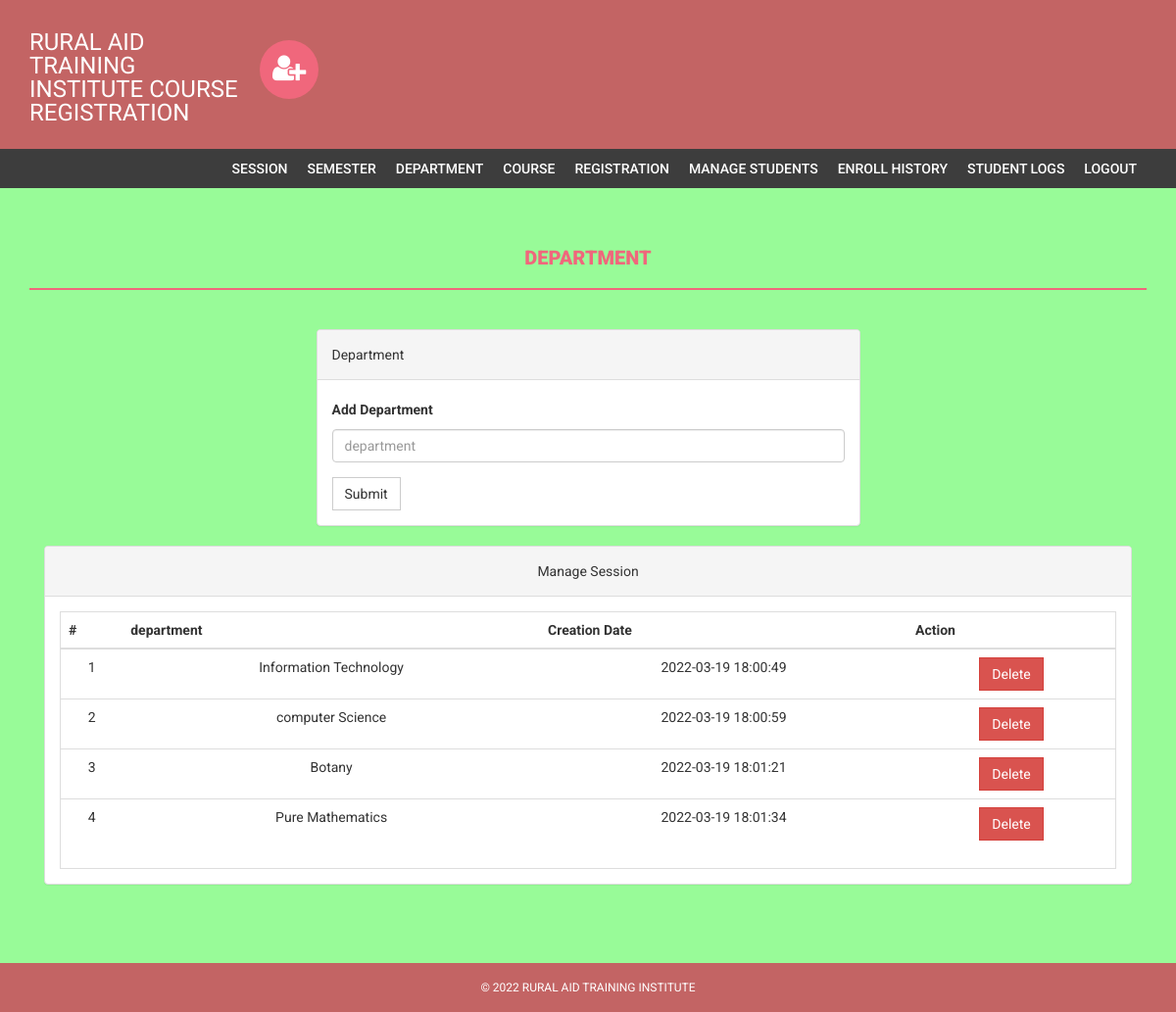
The page /admin/department.php (signed in) on the database its author committed.
### tables this page shows
CREATE TABLE `department` (
  `id` int(11) NOT NULL,
  `department` varchar(255) NOT NULL,
  `creationDate` timestamp NOT NULL DEFAULT CURRENT_TIMESTAMP
);

### admin/department.php (the view, shortened to what this page needs)
<?php
if(strlen($_SESSION['alogin'])==0)
    {
header('location:index.php');
}
else{
?>
<!DOCTYPE html>
<html xmlns="http://www.w3.org/1999/xhtml">
<head>
    <link href="assets/css/bootstrap.css" rel="stylesheet" />
    <link href="assets/css/font-awesome.css" rel="stylesheet" />
    <link href="assets/css/style.css" rel="stylesheet" />
</head>
<body style="background-color:palegreen;">
<?php include('includes/header.php');?>
<?php if($_SESSION['alogin']!="")
{
 include('includes/menubar.php');
}
 ?>
    <div class="content-wrapper">
        <div class="container">
              <div class="row">
                    <div class="col-md-12">
                        <h1 class="page-head-line">Department  </h1>
                    </div>
                </div>
                <div class="row" >
                  <div class="col-md-3"></div>
                    <div class="col-md-6">
                        <div class="panel panel-default">
                        <div class="panel-heading">
                           Department
                        </div>
                        <div class="panel-body">
                       <form name="dept" method="post">
   <div class="form-group">
    <label for="department">Add Department  </label>
    <input type="text" class="form-control" id="department" name="department" placeholder="department" required />
  </div>
 <button type="submit" name="submit" class="btn btn-default">Submit</button>
</form>
                            </div>
                            </div>
                    </div>
                </div>
                <div class="col-md-12">
                    <div class="panel panel-default">
                        <div class="panel-heading">
                            Manage Session
                        </div>
                        <div class="panel-body">
                            <div class="table-responsive table-bordered">
                                <table class="table">
                                    <thead>
                                        <tr>
                                            <th>#</th>
                                            <th>department</th>
                                            <th>Creation Date</th>
                                            <th>Action</th>
                                        </tr>
                                    </thead>
                                    <tbody>
<?php
$sql=mysqli_query($bd, "select * from department");
$cnt=1;
while($row=mysqli_fetch_array($sql))
{
?>
                                        <tr>
                                            <td><?php echo $cnt;?></td>
                                            <td><?php echo htmlentities($row['department']);?></td>
                                            <td><?php echo htmlentities($row['creationDate']);?></td>
                                            <td>
  <a href="department.php?id=<?php echo $row['id']?>&del=delete" onClick="return confirm('Are you sure you want to delete?')">
                                            <button class="btn btn-danger">Delete</button>
</a>
                                            </td>
                                        </tr>
<?php
$cnt++;
} ?>
                                    </tbody>
                                </table>
                            </div>
                        </div>
                    </div>
                </div>
            </div>
        </div>
  <?php include('includes/footer.php');?>
</body>
</html>
<?php } ?>

### admin/includes/header.php (shortened to what this page needs)
<div class="navbar navbar-inverse set-radius-zero">
    <div class="container">
        <div class="navbar-header">
             <a class="navbar-brand" href="#" style="color:#fff; font-size:24px;4px; line-height:24px; ">
               RURAL AID TRAINING INSTITUTE COURSE REGISTRATION
            </a>
        </div>
        <div class="left-div">
            <i class="fa fa-user-plus login-icon" ></i>
    </div>
        </div>
    </div>

### admin/includes/menubar.php
<section class="menu-section">
        <div class="container">
            <div class="row">
                <div class="col-md-12">
                    <div class="navbar-collapse collapse ">
                        <ul id="menu-top" class="nav navbar-nav navbar-right">
                            <li><a href="session.php">Session</a></li>
                            <li><a href="semester.php">Semester </a></li>
                            <li><a   href="department.php">Department</a></li>
                             <li><a href="course.php">Course</a></li>
                              <li><a href="student-registration.php">Registration</a></li>
                               <li><a href="manage-students.php">Manage Students</a></li>
                               <li><a href="enroll-history.php">Enroll History</a></li>
                               <li><a href="user-log.php">Student Logs </a></li>
                            <li><a href="logout.php">Logout</a></li>
                        </ul>
                    </div>
                </div>
            </div>
        </div>
    </section>

### admin/includes/footer.php (shortened to what this page needs)
<footer>
        <div class="container">
            <div class="row">
                <div class="col-md-12">
                    &copy; 2022 RURAL AID TRAINING INSTITUTE
            </div>
        </div>
    </footer>

### admin/assets/css/style.css (style rules this page uses)
body { font-family: 'Roboto', sans-serif; line-height: 30px; }
.set-radius-zero { border-radius: 0px; -moz-border-radius: 0px; -webkit-border-radius: 0px; }
.content-wrapper { margin-top: 40px; min-height: 600px; padding-bottom: 60px; }
.page-head-line { font-weight: 900; padding-bottom: 20px; border-bottom: 2px solid #F0677C; text-transform: uppercase; color: #F0677C; font-size: 20px; margin-bottom: 40px; }
.btn { border-radius: 0px; -webkit-border-radius: 0px; -moz-border-radius: 0px; }
.login-icon { height: 60px; width: 60px; padding: 13px; border-radius: 50%; font-size: 30px; margin-bottom: 20px; color: #fff; text-align: center; cursor:pointer; background-color:#F0677C; -webkit-border-radius:50%; -moz-border-radius:50%; }
.left-div { padding-left: 30px; margin-top: 40px; margin-bottom: 30px; }
.navbar-brand { width: 250px; padding-top: 30px; }
.menu-section { background-color: #3D3D3D; }
#menu-top a { color: #FFF; text-decoration: none; font-weight: 500; padding: 10px 10px 10px 10px; text-transform: uppercase; }
.navbar-inverse { background-color: #C36464; border-color: transparent; }
.navbar { margin-bottom: 0px; }
footer { padding: 10px; color: #fff; font-size: 12px; background-color: #C36464; }

### admin/includes/footer.php (style rules this page uses)
.col-md-12 { text-align: center; }

### rows shown on the page
department: department "Information Technology", creationDate "2022-03-19 18:00:49"
department: department "computer Science", creationDate "2022-03-19 18:00:59"
department: department "Botany", creationDate "2022-03-19 18:01:21"
department: department "Pure Mathematics", creationDate "2022-03-19 18:01:34"
